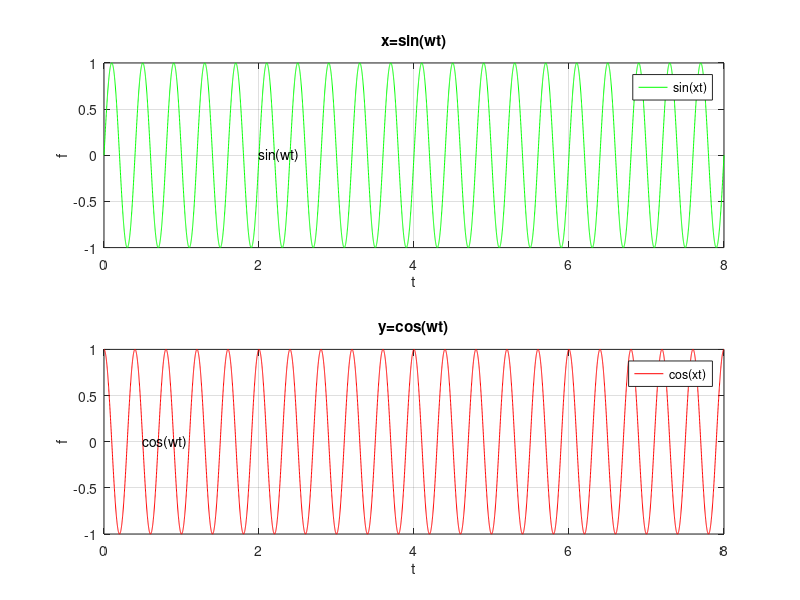

MATLAB code to generate this figure:
t=0:0.001:8;                                                                % defining time period
disp('this world is lying, you beating ill magar himat na harna.');         % to print on command window
disp('to take input.');
i= input('enter any number');                                               % User input(to take input from user)
w=i*pi;                                                                     % declearing and initialing variable
x=sin(w*t);                                                                 % function defined
y=cos(w*t);
subplot(2,1,1);                                                             % multiple plots on number of graphs
plot(t, x, 'g');
grid on
text(2,0, 'sin(wt)');                                                       % to add text at desired position
legend('sin(xt)');                                                          % to add strings in the top right
xlabel('t');                                                                % labeling x-axis
ylabel('f');                                                                % labeling y-axis
title('x=sin(wt)');                                                         % title to graph

subplot(2,1,2);
plot(t, y, 'r');                                                            % multiple plots on number of graphs
grid on
text(.5,0, 'cos(wt)');                                                      % to add text at desired position
legend('cos(xt)');                                                          % to add strings in the top right
xlabel('t');                                                                % labeling x-axis
ylabel('f');                                                                % labeling y-axis
title('y=cos(wt)');                                                         % title to graph
disp('graph is plotted in figure at i');